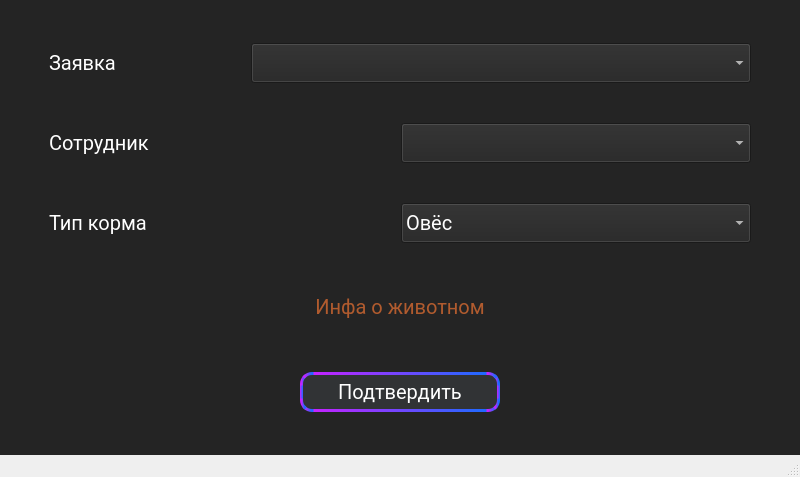
<?xml version="1.0" encoding="UTF-8"?>
<ui version="4.0">
 <class>ChangeFeedWindow</class>
 <widget class="QMainWindow" name="ChangeFeedWindow">
  <property name="geometry">
   <rect>
    <x>0</x>
    <y>0</y>
    <width>800</width>
    <height>477</height>
   </rect>
  </property>
  <property name="windowTitle">
   <string>MainWindow</string>
  </property>
  <widget class="QWidget" name="centralwidget">
   <property name="styleSheet">
    <string notr="true">QWidget{
	background-color: #242424;
	font-family: Roboto;
	color: white;
	font-size: 20px;
	font-weight: 100px;
}</string>
   </property>
   <layout class="QVBoxLayout" name="verticalLayout">
    <item>
     <spacer name="verticalSpacer">
      <property name="orientation">
       <enum>Qt::Vertical</enum>
      </property>
      <property name="sizeType">
       <enum>QSizePolicy::Preferred</enum>
      </property>
      <property name="sizeHint" stdset="0">
       <size>
        <width>20</width>
        <height>40</height>
       </size>
      </property>
     </spacer>
    </item>
    <item>
     <layout class="QHBoxLayout" name="horizontalLayout">
      <item>
       <spacer name="horizontalSpacer_14">
        <property name="orientation">
         <enum>Qt::Horizontal</enum>
        </property>
        <property name="sizeType">
         <enum>QSizePolicy::Preferred</enum>
        </property>
        <property name="sizeHint" stdset="0">
         <size>
          <width>40</width>
          <height>20</height>
         </size>
        </property>
       </spacer>
      </item>
      <item>
       <widget class="QLabel" name="label">
        <property name="text">
         <string>Заявка</string>
        </property>
       </widget>
      </item>
      <item>
       <spacer name="horizontalSpacer_16">
        <property name="orientation">
         <enum>Qt::Horizontal</enum>
        </property>
        <property name="sizeType">
         <enum>QSizePolicy::Preferred</enum>
        </property>
        <property name="sizeHint" stdset="0">
         <size>
          <width>40</width>
          <height>20</height>
         </size>
        </property>
       </spacer>
      </item>
      <item>
       <widget class="QComboBox" name="selectApp">
        <property name="minimumSize">
         <size>
          <width>500</width>
          <height>40</height>
         </size>
        </property>
       </widget>
      </item>
      <item>
       <spacer name="horizontalSpacer_15">
        <property name="orientation">
         <enum>Qt::Horizontal</enum>
        </property>
        <property name="sizeType">
         <enum>QSizePolicy::Minimum</enum>
        </property>
        <property name="sizeHint" stdset="0">
         <size>
          <width>40</width>
          <height>20</height>
         </size>
        </property>
       </spacer>
      </item>
     </layout>
    </item>
    <item>
     <spacer name="verticalSpacer_2">
      <property name="orientation">
       <enum>Qt::Vertical</enum>
      </property>
      <property name="sizeType">
       <enum>QSizePolicy::Preferred</enum>
      </property>
      <property name="sizeHint" stdset="0">
       <size>
        <width>20</width>
        <height>40</height>
       </size>
      </property>
     </spacer>
    </item>
    <item>
     <layout class="QHBoxLayout" name="horizontalLayout_2">
      <item>
       <spacer name="horizontalSpacer_11">
        <property name="orientation">
         <enum>Qt::Horizontal</enum>
        </property>
        <property name="sizeType">
         <enum>QSizePolicy::Preferred</enum>
        </property>
        <property name="sizeHint" stdset="0">
         <size>
          <width>40</width>
          <height>20</height>
         </size>
        </property>
       </spacer>
      </item>
      <item>
       <widget class="QLabel" name="label_3">
        <property name="text">
         <string>Сотрудник</string>
        </property>
       </widget>
      </item>
      <item>
       <spacer name="horizontalSpacer_12">
        <property name="orientation">
         <enum>Qt::Horizontal</enum>
        </property>
        <property name="sizeType">
         <enum>QSizePolicy::Preferred</enum>
        </property>
        <property name="sizeHint" stdset="0">
         <size>
          <width>40</width>
          <height>20</height>
         </size>
        </property>
       </spacer>
      </item>
      <item>
       <widget class="QComboBox" name="selectEmployee">
        <property name="minimumSize">
         <size>
          <width>350</width>
          <height>40</height>
         </size>
        </property>
       </widget>
      </item>
      <item>
       <spacer name="horizontalSpacer_13">
        <property name="orientation">
         <enum>Qt::Horizontal</enum>
        </property>
        <property name="sizeType">
         <enum>QSizePolicy::Minimum</enum>
        </property>
        <property name="sizeHint" stdset="0">
         <size>
          <width>40</width>
          <height>20</height>
         </size>
        </property>
       </spacer>
      </item>
     </layout>
    </item>
    <item>
     <spacer name="verticalSpacer_3">
      <property name="orientation">
       <enum>Qt::Vertical</enum>
      </property>
      <property name="sizeType">
       <enum>QSizePolicy::Preferred</enum>
      </property>
      <property name="sizeHint" stdset="0">
       <size>
        <width>20</width>
        <height>40</height>
       </size>
      </property>
     </spacer>
    </item>
    <item>
     <layout class="QHBoxLayout" name="horizontalLayout_4">
      <item>
       <spacer name="horizontalSpacer_5">
        <property name="orientation">
         <enum>Qt::Horizontal</enum>
        </property>
        <property name="sizeType">
         <enum>QSizePolicy::Preferred</enum>
        </property>
        <property name="sizeHint" stdset="0">
         <size>
          <width>40</width>
          <height>20</height>
         </size>
        </property>
       </spacer>
      </item>
      <item>
       <widget class="QLabel" name="label_2">
        <property name="text">
         <string>Тип корма</string>
        </property>
       </widget>
      </item>
      <item>
       <spacer name="horizontalSpacer_6">
        <property name="orientation">
         <enum>Qt::Horizontal</enum>
        </property>
        <property name="sizeType">
         <enum>QSizePolicy::Preferred</enum>
        </property>
        <property name="sizeHint" stdset="0">
         <size>
          <width>40</width>
          <height>20</height>
         </size>
        </property>
       </spacer>
      </item>
      <item>
       <widget class="QComboBox" name="selectFeed">
        <property name="minimumSize">
         <size>
          <width>350</width>
          <height>40</height>
         </size>
        </property>
        <item>
         <property name="text">
          <string>Овёс</string>
         </property>
        </item>
        <item>
         <property name="text">
          <string>Пшеница</string>
         </property>
        </item>
        <item>
         <property name="text">
          <string>Морковка</string>
         </property>
        </item>
        <item>
         <property name="text">
          <string>Биокорм</string>
         </property>
        </item>
        <item>
         <property name="text">
          <string>Комбикорм</string>
         </property>
        </item>
       </widget>
      </item>
      <item>
       <spacer name="horizontalSpacer_7">
        <property name="orientation">
         <enum>Qt::Horizontal</enum>
        </property>
        <property name="sizeType">
         <enum>QSizePolicy::Minimum</enum>
        </property>
        <property name="sizeHint" stdset="0">
         <size>
          <width>40</width>
          <height>20</height>
         </size>
        </property>
       </spacer>
      </item>
     </layout>
    </item>
    <item>
     <spacer name="verticalSpacer_5">
      <property name="orientation">
       <enum>Qt::Vertical</enum>
      </property>
      <property name="sizeType">
       <enum>QSizePolicy::Preferred</enum>
      </property>
      <property name="sizeHint" stdset="0">
       <size>
        <width>20</width>
        <height>40</height>
       </size>
      </property>
     </spacer>
    </item>
    <item>
     <layout class="QHBoxLayout" name="horizontalLayout_5">
      <item>
       <spacer name="horizontalSpacer_3">
        <property name="orientation">
         <enum>Qt::Horizontal</enum>
        </property>
        <property name="sizeType">
         <enum>QSizePolicy::Preferred</enum>
        </property>
        <property name="sizeHint" stdset="0">
         <size>
          <width>40</width>
          <height>20</height>
         </size>
        </property>
       </spacer>
      </item>
      <item>
       <widget class="QLabel" name="infoAboutAnimal">
        <property name="minimumSize">
         <size>
          <width>500</width>
          <height>50</height>
         </size>
        </property>
        <property name="styleSheet">
         <string notr="true">color: #B15B2E;</string>
        </property>
        <property name="text">
         <string>Инфа о животном</string>
        </property>
        <property name="alignment">
         <set>Qt::AlignCenter</set>
        </property>
       </widget>
      </item>
      <item>
       <spacer name="horizontalSpacer_4">
        <property name="orientation">
         <enum>Qt::Horizontal</enum>
        </property>
        <property name="sizeType">
         <enum>QSizePolicy::Preferred</enum>
        </property>
        <property name="sizeHint" stdset="0">
         <size>
          <width>40</width>
          <height>20</height>
         </size>
        </property>
       </spacer>
      </item>
     </layout>
    </item>
    <item>
     <spacer name="verticalSpacer_6">
      <property name="orientation">
       <enum>Qt::Vertical</enum>
      </property>
      <property name="sizeType">
       <enum>QSizePolicy::Preferred</enum>
      </property>
      <property name="sizeHint" stdset="0">
       <size>
        <width>20</width>
        <height>40</height>
       </size>
      </property>
     </spacer>
    </item>
    <item>
     <layout class="QHBoxLayout" name="horizontalLayout_6">
      <item>
       <spacer name="horizontalSpacer">
        <property name="orientation">
         <enum>Qt::Horizontal</enum>
        </property>
        <property name="sizeHint" stdset="0">
         <size>
          <width>40</width>
          <height>20</height>
         </size>
        </property>
       </spacer>
      </item>
      <item>
       <widget class="QPushButton" name="btn_confirm_5">
        <property name="minimumSize">
         <size>
          <width>200</width>
          <height>40</height>
         </size>
        </property>
        <property name="styleSheet">
         <string notr="true">QPushButton{
	background-color: #313335;
	border: 3px qlineargradient(spread:pad, x1:0, y1:0, x2:1, y2:0, stop:0 #C622FF, stop:1 #1D6BFF);
	border-style: solid;
	border-radius: 12%;
}
QPushButton:hover{
background-color:  #5C6164;
}

QPushButton:pressed{
background-color:  #5C6164;
}

QPushButton:after{
background-color:  #5C6164;
}
</string>
        </property>
        <property name="text">
         <string>Подтвердить</string>
        </property>
        <property name="shortcut">
         <string>Return</string>
        </property>
       </widget>
      </item>
      <item>
       <spacer name="horizontalSpacer_2">
        <property name="orientation">
         <enum>Qt::Horizontal</enum>
        </property>
        <property name="sizeHint" stdset="0">
         <size>
          <width>40</width>
          <height>20</height>
         </size>
        </property>
       </spacer>
      </item>
     </layout>
    </item>
    <item>
     <spacer name="verticalSpacer_8">
      <property name="orientation">
       <enum>Qt::Vertical</enum>
      </property>
      <property name="sizeType">
       <enum>QSizePolicy::Preferred</enum>
      </property>
      <property name="sizeHint" stdset="0">
       <size>
        <width>20</width>
        <height>40</height>
       </size>
      </property>
     </spacer>
    </item>
   </layout>
  </widget>
  <widget class="QMenuBar" name="menubar">
   <property name="geometry">
    <rect>
     <x>0</x>
     <y>0</y>
     <width>800</width>
     <height>24</height>
    </rect>
   </property>
  </widget>
  <widget class="QStatusBar" name="statusbar"/>
 </widget>
 <resources/>
 <connections/>
</ui>
